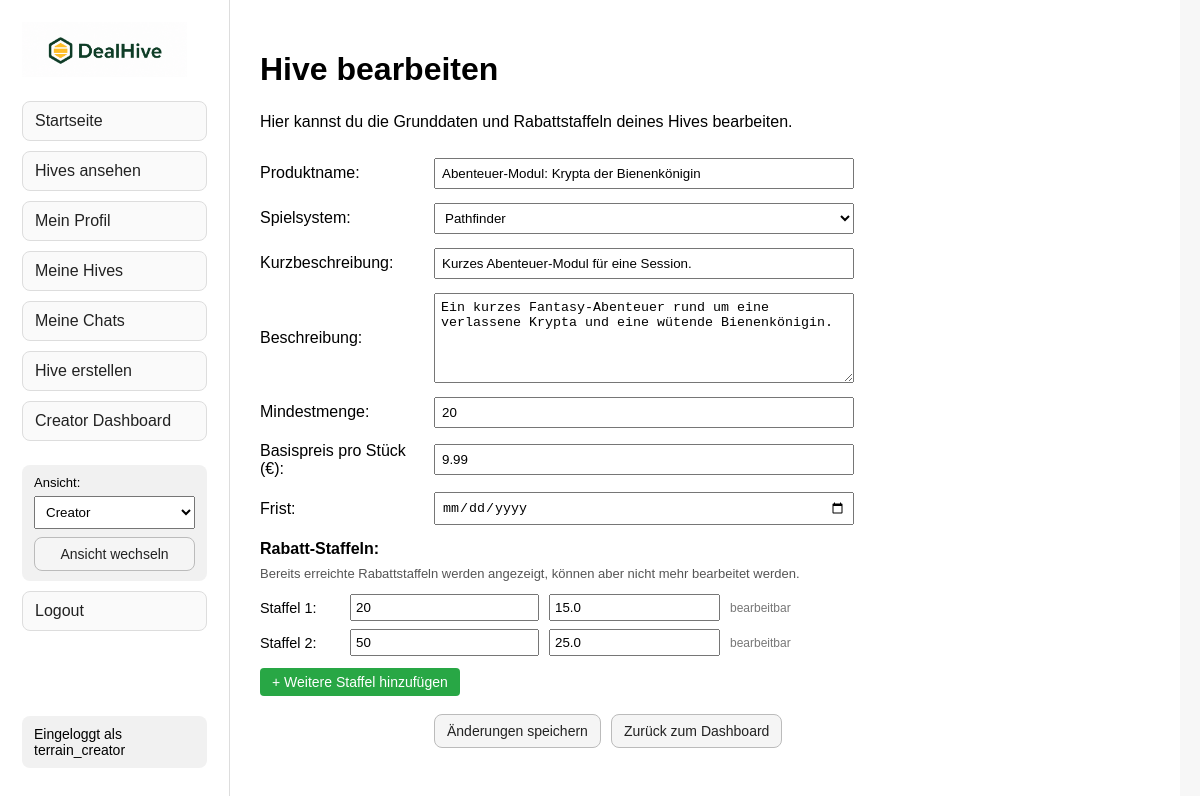
/creator/hives/10/edit (signed in), run on an earlier commit of the app's database.
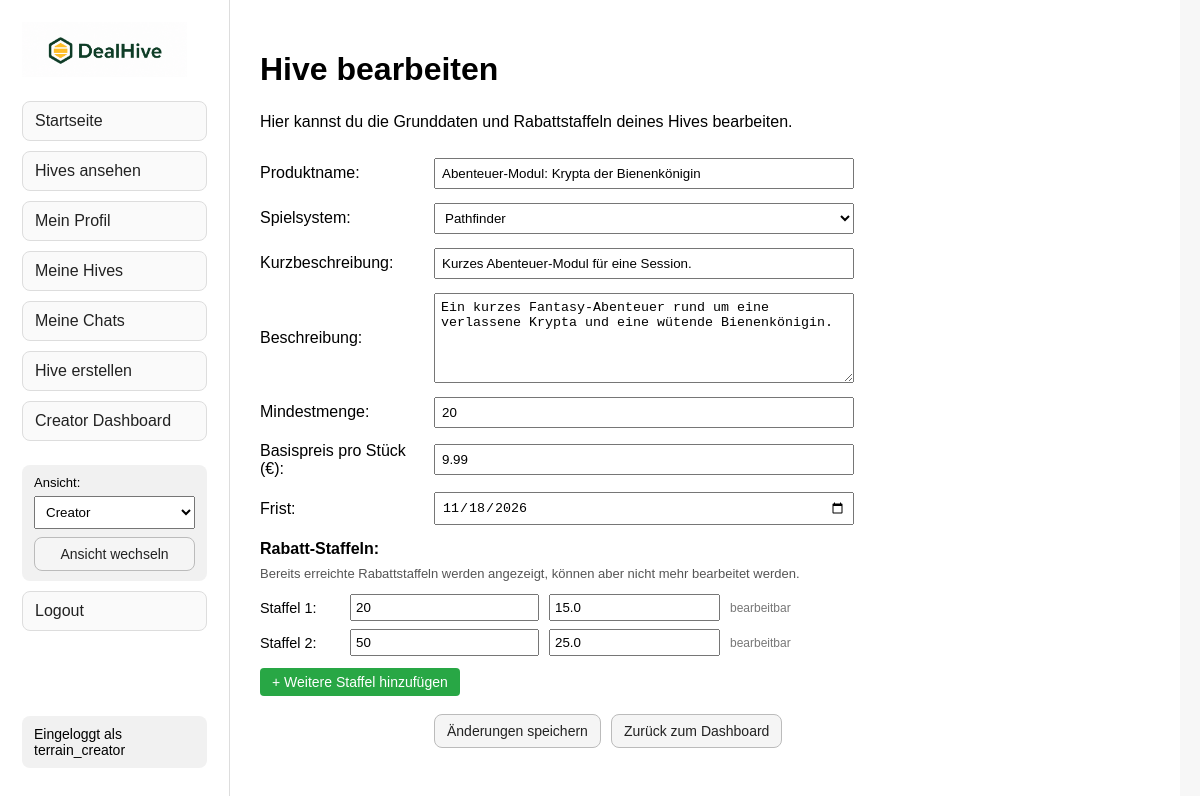
And on a later commit of the database.
### tables this page shows
CREATE TABLE hives (
            id INTEGER PRIMARY KEY AUTOINCREMENT,
            title TEXT NOT NULL,
            game_system TEXT NOT NULL,
            short_description TEXT NOT NULL,
            description TEXT NOT NULL,
            deadline TEXT NOT NULL,
            current_participants INTEGER NOT NULL DEFAULT 0,
            min_participants INTEGER NOT NULL,
            base_price REAL NOT NULL DEFAULT 0.0
        );

### creator_routes.py (the view, shortened to what this page needs)
    @app.route(
        "/creator/hives/<int:hive_id>/edit",
        methods=["GET", "POST"]
    )
    def edit_hive_page(hive_id):
        if session.get("user_id") is None:
            return redirect("/login")
        if session.get("role") != "creator":
            return redirect("/")
        hive = get_hive_by_id(hive_id)
        if hive is None:
            return "Hive wurde nicht gefunden."
        creator_id = get_hive_creator_id(hive_id)
        if creator_id != session["user_id"]:
            return redirect("/creator/dashboard")
        tiers = get_hive_tiers(hive_id)
        thresholds = []
        discounts = []
        locked_tiers = []
        for tier in tiers:
            threshold = tier["threshold_quantity"]
            discount = tier["discount_percent"]
            thresholds.append(threshold)
            discounts.append(discount)
            if hive["current_participants"] >= threshold:
                locked_tiers.append(True)
            else:
                locked_tiers.append(False)
        if not thresholds:
            thresholds = [""]
            discounts = [""]
            locked_tiers = [False]
        return render_template(
            "edit_hive.html",
            hive=hive,
            thresholds=thresholds,
            discounts=discounts,
            locked_tiers=locked_tiers
        )

### database.py (called while the page is built)
def get_connection():
    connection = sqlite3.connect(DATABASE_PATH)
    connection.row_factory = sqlite3.Row
    connection.execute("PRAGMA foreign_keys = ON")
    return connection

def get_hive_by_id(hive_id):
    connection = get_connection()
    hive = connection.execute("""
        SELECT
            hives.id,
            hives.title,
            hives.game_system,
            hives.short_description,
            hives.description,
            hives.deadline,
            COALESCE((
                SELECT SUM(user_hives.quantity)
                FROM user_hives
                WHERE user_hives.hive_id = hives.id
                AND user_hives.relation_type = 'buyer'
            ), 0) AS current_participants,
            hives.min_participants,
            hives.base_price
        FROM hives
        WHERE hives.id = ?
    """, (hive_id,)).fetchone()
    connection.close()
    return hive

### templates/edit_hive.html (shortened to what the changed rows need)
{% extends "layout.html" %}
{% block content %}
    <h1>Hive bearbeiten</h1>
    <form action="/creator/hives/{{ hive['id'] }}/edit" method="POST" class="create-hive-form">
        <div class="form-row">
            <label for="title">Produktname:</label>
            <input type="text" id="title" name="title" value="{{ title|default(hive['title']) }}" required>
        </div>
        <div class="form-row">
            <label for="game_system">Spielsystem:</label>
            {% set selected_game_system = game_system|default(hive["game_system"]) %}
            <select id="game_system" name="game_system" required>
                <option value="Pathfinder" {% if selected_game_system == "Pathfinder" %}selected{% endif %}>
                    Pathfinder
                </option>
            </select>
        </div>
        <div class="form-row">
            <label for="short_description">Kurzbeschreibung:</label>
            <input
                type="text"
                id="short_description"
                name="short_description"
                value="{{ short_description|default(hive['short_description']) }}"
                required
            >
        </div>
        <div class="form-row">
            <label for="description">Beschreibung:</label>
            <textarea id="description" name="description" rows="5" required>{{ description|default(hive['description']) }}</textarea>
        </div>
        <div class="form-row">
            <label for="min_participants">Mindestmenge:</label>
            <input
                type="number"
                id="min_participants"
                name="min_participants"
                min="1"
                value="{{ min_participants|default(hive['min_participants']) }}"
                required
            >
        </div>
        <div class="form-row">
            <label for="base_price">Basispreis pro Stück (€):</label>
            <input
                type="number"
                id="base_price"
                name="base_price"
                step="0.01"
                min="0"
                value="{{ base_price|default(hive['base_price']) }}"
                required
            >
        </div>
        <div class="form-row">
            <label for="deadline">Frist:</label>
            <input
                type="date"
                id="deadline"
                name="deadline"
                value="{{ deadline|default(hive['deadline']) }}"
                required
            >
        </div>
    </form>
{% endblock %}

What changed in the data, as far as the page shows it:
changed hives "Abenteuer-Modul: Krypta der Bienenkönigin": deadline (not shown) → "11/18/2026"
